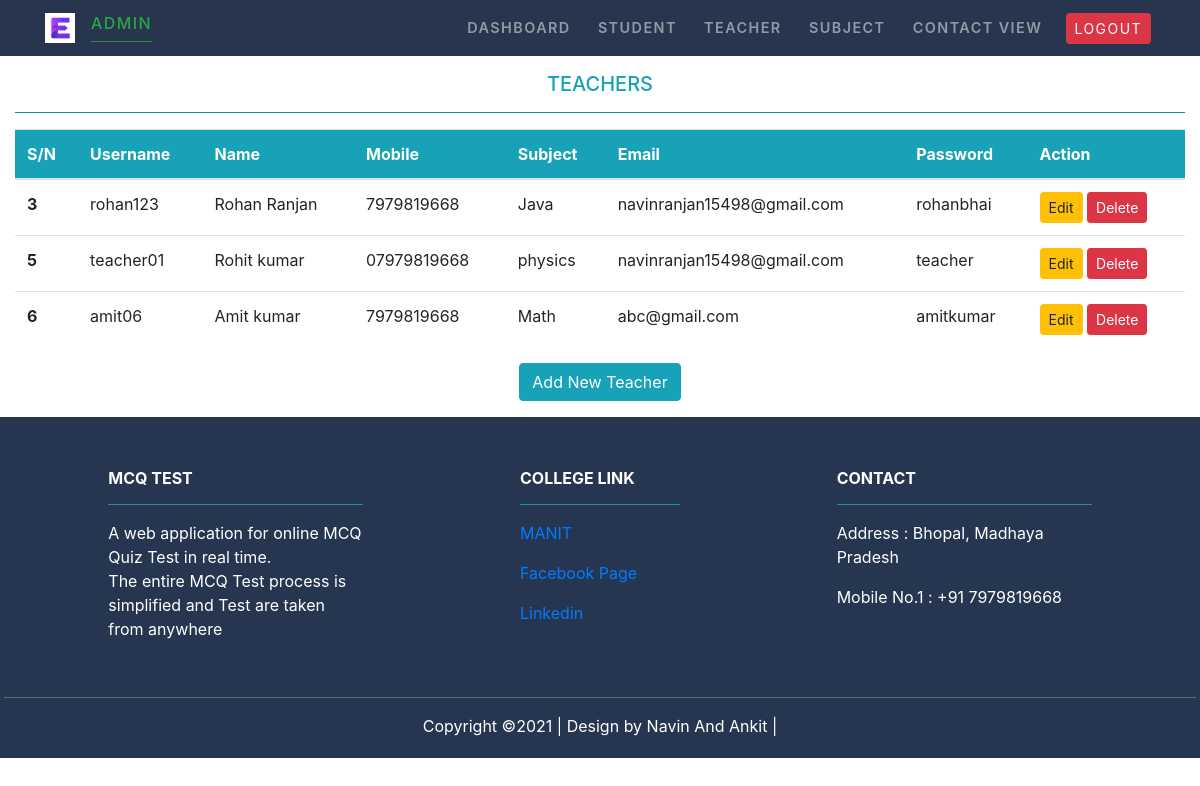
Screenshot of /Adminteacher/ with the database file from the repository.
### Teacher/models.py (models this page shows, shortened)
class Teacher(models.Model):
    username=models.CharField(max_length=20)
    name=models.CharField(max_length=50)
    subject = models.ForeignKey(Subject,on_delete=models.CASCADE)
    email=models.EmailField(max_length=100)
    mobile= models.CharField(max_length=11)
    password=models.CharField(max_length=30)

### MCQ_Test/models.py (models this page shows)
class Subject(models.Model):
   subject = models.CharField(max_length=50)
   def __str__(self):
       return self.subject

### MCQ_Test/views.py (the view)
# urls.py: path('Adminteacher/', views.admin_teacher,name="adminteacher"),
def admin_teacher(request):
    te=Teacher.objects.all()
    return render(request,'MCQ_Test/adminteacher.html',{'tech':te})

### MCQ_Test/templates/MCQ_Test/adminteacher.html (shortened to what this page needs)
{% extends 'MCQ_Test/adminbase.html' %}
{% load static %}
{% block content %}
<div class="py-3">
<div class=" container-fluid">
<div class="text-center text-info">
<h5>TEACHERS</h5>
<hr class="bg-info">
</div>
{% if tech %}
<table class="table">
  <thead class="bg-info text-white">
    <tr>
      <th scope="col">S/N</th>
      <th scope="col">Username</th>
      <th scope="col">Name</th>
      <th scope="col">Mobile</th>
      <th scope="col">Subject</th>
      <th scope="col">Email</th>
      <th scope="col">Password</th>
      <th scope="col">Action</th>
    </tr>
  </thead>
  <tbody>
  {% for te in tech %}
    <tr>
      <th scope="row">{{te.id}}</th>
      <td>{{te.username}}</td>
      <td>{{te.name}}</td>
      <td>{{te.mobile}}</td>
      <td>{{te.subject}}</td>
      <td>{{te.email}}</td>
      <td>{{te.password}}</td>
      <td>
          <a href="{% url 'editteacher' te.id %}" class='btn btn-warning btn-sm'>Edit</a>
          <form action="{% url 'deleteteacher' te.id %}" method="POST" class='d-inline'>
            <input type="submit" class="btn btn-danger btn-sm" value="Delete">
          </form>
      </td>
    </tr>
  {% endfor %}
  </tbody>
{% endif %}
</table>
<div class="text-center">
    <a href="{% url 'addteacher' %}" class="btn btn-info">Add New Teacher</a>
</div>
</div>
</div>
{% endblock content %}

### MCQ_Test/templates/MCQ_Test/adminbase.html (shortened to what this page needs)
<!doctype html>
{% load static %}
<html lang="en">
  <head>
    <link rel="stylesheet" href="https://maxcdn.bootstrapcdn.com/bootstrap/4.0.0/css/bootstrap.min.css">
    <link rel="stylesheet" href="{%  static 'MCQ_Test/css/stylee.css' %}">
  </head>
  <body>
    <nav class="navbar navbar-expand-sm p-2 sticky-top navbar-dark ">
        <div class="container">
            <a class="navbar-brand " href="">
                <img src="{%  static 'MCQ_Test/images/logo.jpg' %}" width="30" height="30" class="d-inline-block align-top" alt="">
              </a>
            <div>
                <h6 class="text-success">Admin</h6>
                <hr class="bg-success m-0">
            </div>
            <div class="collapse navbar-collapse  text-center" id="mymenu">
            <ul class=" navbar-nav ml-auto" >
                <li class="nav-item  ">
                    <a class="nav-link " href="{% url 'admindash'%}">Dashboard</a>
                </li>
                <li class="nav-item  ">
                    <a class="nav-link " href="{% url 'adminstudent'%}">Student</a>
                </li>
                <li class="nav-item  ">
                    <a class="nav-link " href="{% url 'adminteacher'%}">Teacher</a>
                </li>
                <li class="nav-item  ">
                    <a class="nav-link " href="{% url 'adminsubject'%}">Subject</a>
                </li>
                <li class="nav-item  ">
                    <a class="nav-link " href="{% url 'admincontact'%}">Contact view</a>
                </li>
                <li class="nav-item p-1 ">
                    <a class=" btn btn-danger btn-sm " href="{% url 'Exampath'%}">Logout</a>
                </li>
            </ul>
            </div>
        </div>
    </nav>
    {% block content %}{% endblock content %}
<footer class="text-white font-small unique-color-dark footer-end p-1" style="background-color: #273650;">
    <div class="container text-center text-md-left mt-5">
      <div class="row mt-3">
        <div class="col-md-3 col-lg-4 col-xl-3 mx-auto mb-4">
          <h6 class="text-uppercase font-weight-bold">MCQ Test</h6>
          <hr class="bg-info" >
          <p>A web application for online MCQ Quiz Test in real time.<br> The entire MCQ Test process is simplified and Test are taken from anywhere</p>
        </div>
        <div class="col-md-2 col-lg-2 col-xl-2 mx-auto mb-4">
          <h6 class="text-uppercase font-weight-bold">College Link</h6>
          <hr class="bg-info">
          <p>
            <a href="#!">MANIT</a>
          </p>
          <p>
            <a href="#!">Facebook Page</a>
          </p>
          <p>
            <a href="#!">Linkedin</a>
          </p>
        </div>
        <div class="col-md-4 col-lg-3 col-xl-3 mx-auto mb-md-0 mb-4">
          <h6 class="text-uppercase font-weight-bold">Contact</h6>
          <hr class="bg-info">
          <p> Address : Bhopal, Madhaya Pradesh</p>
          <p> Mobile No.1 : +91 7979819668</p>
        </div>
      </div>
    </div>
    <hr class="bg-secondary">
    <div class="text-center">
        <p>Copyright &copy;2021 | Design by Navin And Ankit |</p>
     </div>
  </footer>
  </body>
</html>

### MCQ_Test/static/MCQ_Test/css/stylee.css (style rules this page uses)
.navbar { text-transform: uppercase; font-weight: 600; font-size: .9rem; letter-spacing: .09rem; background-color:#27354e; }
.navbar-nav li { padding-right: .7rem; }

### rows the page displays
Teacher: id "3", username "rohan123", name "Rohan Ranjan", mobile "7979819668", subject "Java", email "navinranjan15498@gmail.com", password "rohanbhai"
Teacher: id "5", username "teacher01", name "Rohit kumar", mobile "07979819668", subject "physics", email "navinranjan15498@gmail.com", password "teacher"
Teacher: id "6", username "amit06", name "Amit kumar", mobile "7979819668", subject "Math", email "abc@gmail.com", password "amitkumar"
